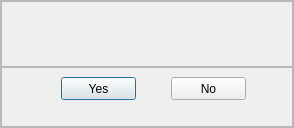
<?xml version="1.0" encoding="UTF-8"?>
<ui version="4.0">
 <class>Dialog</class>
 <widget class="QDialog" name="Dialog">
  <property name="geometry">
   <rect>
    <x>0</x>
    <y>0</y>
    <width>294</width>
    <height>128</height>
   </rect>
  </property>
  <property name="windowTitle">
   <string>Dialog</string>
  </property>
  <layout class="QVBoxLayout" name="verticalLayout">
   <property name="spacing">
    <number>0</number>
   </property>
   <property name="leftMargin">
    <number>0</number>
   </property>
   <property name="topMargin">
    <number>0</number>
   </property>
   <property name="rightMargin">
    <number>0</number>
   </property>
   <property name="bottomMargin">
    <number>0</number>
   </property>
   <item>
    <widget class="QFrame" name="frame">
     <property name="frameShape">
      <enum>QFrame::StyledPanel</enum>
     </property>
     <property name="frameShadow">
      <enum>QFrame::Raised</enum>
     </property>
     <layout class="QVBoxLayout" name="verticalLayout_2">
      <property name="spacing">
       <number>0</number>
      </property>
      <property name="leftMargin">
       <number>0</number>
      </property>
      <property name="topMargin">
       <number>0</number>
      </property>
      <property name="rightMargin">
       <number>0</number>
      </property>
      <property name="bottomMargin">
       <number>0</number>
      </property>
      <item>
       <widget class="QFrame" name="frame_2">
        <property name="frameShape">
         <enum>QFrame::StyledPanel</enum>
        </property>
        <property name="frameShadow">
         <enum>QFrame::Raised</enum>
        </property>
        <layout class="QHBoxLayout" name="horizontalLayout">
         <property name="spacing">
          <number>0</number>
         </property>
         <property name="leftMargin">
          <number>0</number>
         </property>
         <property name="topMargin">
          <number>0</number>
         </property>
         <property name="rightMargin">
          <number>0</number>
         </property>
         <property name="bottomMargin">
          <number>0</number>
         </property>
         <item>
          <widget class="QLabel" name="label">
           <property name="text">
            <string/>
           </property>
          </widget>
         </item>
        </layout>
       </widget>
      </item>
      <item>
       <widget class="QFrame" name="frame_3">
        <property name="maximumSize">
         <size>
          <width>16777215</width>
          <height>60</height>
         </size>
        </property>
        <property name="frameShape">
         <enum>QFrame::StyledPanel</enum>
        </property>
        <property name="frameShadow">
         <enum>QFrame::Raised</enum>
        </property>
        <widget class="QPushButton" name="pushButton_3">
         <property name="geometry">
          <rect>
           <x>60</x>
           <y>10</y>
           <width>75</width>
           <height>23</height>
          </rect>
         </property>
         <property name="text">
          <string>Yes</string>
         </property>
        </widget>
        <widget class="QPushButton" name="pushButton_2">
         <property name="geometry">
          <rect>
           <x>170</x>
           <y>10</y>
           <width>75</width>
           <height>23</height>
          </rect>
         </property>
         <property name="text">
          <string>No</string>
         </property>
        </widget>
       </widget>
      </item>
     </layout>
    </widget>
   </item>
  </layout>
 </widget>
 <resources/>
 <connections/>
</ui>
